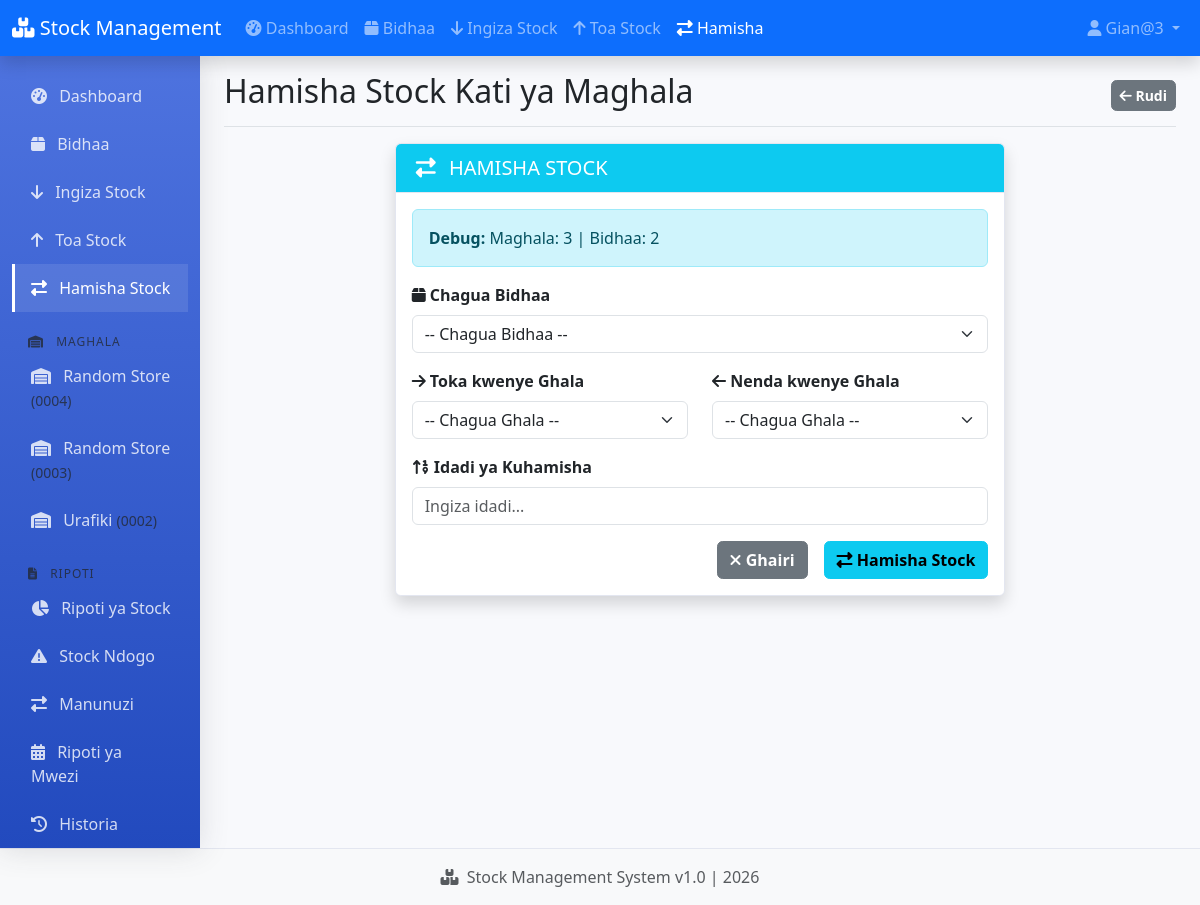
Page /transfer/ (signed in) on the committed database.
### warehouse/models.py (models this page shows, shortened)
class Warehouse(models.Model):
    name = models.CharField(max_length=200)
    code = models.CharField(max_length=20, unique=True, blank=True, null=True)
    location = models.CharField(max_length=300, blank=True)
    manager = models.ForeignKey(User, on_delete=models.SET_NULL, null=True, blank=True)
    is_active = models.BooleanField(default=True)  # <-- IMENGEZWA!
    class Meta:
        ordering = ['name']

### warehouse/views.py (the view, shortened to what this page needs)
# urls.py: path('transfer/', views.transfer_stock, name='transfer_stock'),
@login_required(login_url='/admin/login/')
def transfer_stock(request):
    warehouses = Warehouse.objects.all()
    products = Product.objects.all()
    context = {
        'warehouses': warehouses,
        'products': products,
    }
    return render(request, 'warehouse/transfer_stock.html', context)

### warehouse/context_processors.py (called while the page is built)
def warehouses(request):
    return {
        'warehouses': Warehouse.objects.all().order_by('id', 'name')
    }

### warehouse/templates/warehouse/transfer_stock.html (shortened to what this page needs)
{% extends 'warehouse/base.html' %}
{% block page_title %}Hamisha Stock Kati ya Maghala{% endblock %}
{% block page_actions %}
<a href="{% url 'dashboard' %}" class="btn btn-sm btn-secondary">
    <i class="fas fa-arrow-left"></i> Rudi
</a>
{% endblock %}
{% block content %}
<div class="container-fluid">
    <div class="row">
        <div class="col-md-8 mx-auto">
            <div class="card shadow">
                <div class="card-header bg-info text-white">
                    <h5 class="mb-0">
                        <i class="fas fa-exchange-alt me-2"></i>
                        HAMISHA STOCK
                    </h5>
                </div>
                <div class="card-body">
                    <div class="alert alert-info">
                        <strong>Debug:</strong>
                        Maghala: {{ warehouses|length }} |
                        Bidhaa: {{ products|length }}
                    </div>
                    {% if warehouses and products %}
                    <form method="post" id="transferForm">
                        <div class="mb-3">
                            <label class="form-label fw-bold">
                                <i class="fas fa-box"></i> Chagua Bidhaa
                            </label>
                            <select name="product" id="productSelect" class="form-select" required>
                                <option value="">-- Chagua Bidhaa --</option>
                            </select>
                        </div>
                        <div class="row">
                            <div class="col-md-6 mb-3">
                                <label class="form-label fw-bold">
                                    <i class="fas fa-arrow-right"></i> Toka kwenye Ghala
                                </label>
                                <select name="from_warehouse" id="fromWarehouse" class="form-select" required>
                                    <option value="">-- Chagua Ghala --</option>
                                </select>
                            </div>
                            <div class="col-md-6 mb-3">
                                <label class="form-label fw-bold">
                                    <i class="fas fa-arrow-left"></i> Nenda kwenye Ghala
                                </label>
                                <select name="to_warehouse" id="toWarehouse" class="form-select" required>
                                    <option value="">-- Chagua Ghala --</option>
                                </select>
                            </div>
                        </div>
                        <div class="mb-3">
                            <label class="form-label fw-bold">
                                <i class="fas fa-sort-numeric-up"></i> Idadi ya Kuhamisha
                            </label>
                            <input type="number" name="quantity" id="quantity"
                                   class="form-control" min="1" required
                                   placeholder="Ingiza idadi...">
                        </div>
                        <div class="d-grid gap-2 d-md-flex justify-content-md-end">
                            <a href="{% url 'dashboard' %}" class="btn btn-secondary me-md-2">
                                <i class="fas fa-times"></i> Ghairi
                            </a>
                            <button type="submit" class="btn btn-info">
                                <i class="fas fa-exchange-alt"></i> Hamisha Stock
                            </button>
                        </div>
                    </form>
                    {% endif %}
                </div>
            </div>
        </div>
    </div>
</div>
{% endblock %}

### warehouse/templates/warehouse/base.html (shortened to what this page needs)
<!DOCTYPE html>
<html lang="sw">
<head>
    <link href="https://cdn.jsdelivr.net/npm/bootstrap@5.3.0-alpha1/dist/css/bootstrap.min.css" rel="stylesheet">
    <link rel="stylesheet" href="https://cdnjs.cloudflare.com/ajax/libs/font-awesome/6.4.0/css/all.min.css">
    {% load static %}
    <link rel="stylesheet" href="{% static 'css/style.css' %}">
</head>
<body>
    <nav class="navbar navbar-expand-lg navbar-dark bg-primary shadow">
        <div class="container-fluid">
            <a class="navbar-brand" href="{% url 'dashboard' %}">
                <i class="fas fa-boxes"></i> Stock Management
            </a>
            <div class="collapse navbar-collapse" id="navbarNav">
                <ul class="navbar-nav me-auto">
                    <li class="nav-item">
                        <a class="nav-link {% if request.path == '/' %}active{% endif %}" href="{% url 'dashboard' %}">
                            <i class="fas fa-tachometer-alt"></i> Dashboard
                        </a>
                    </li>
                    <li class="nav-item">
                        <a class="nav-link {% if 'products' in request.path %}active{% endif %}" href="{% url 'product_list' %}">
                            <i class="fas fa-box"></i> Bidhaa
                        </a>
                    </li>
                    <li class="nav-item">
                        <a class="nav-link {% if 'stockin' in request.path %}active{% endif %}" href="{% url 'add_stockin' %}">
                            <i class="fas fa-arrow-down"></i> Ingiza Stock
                        </a>
                    </li>
                    <li class="nav-item">
                        <a class="nav-link {% if 'stockout' in request.path %}active{% endif %}" href="{% url 'add_stockout' %}">
                            <i class="fas fa-arrow-up"></i> Toa Stock
                        </a>
                    </li>
                    <li class="nav-item">
                        <a class="nav-link {% if 'transfer' in request.path %}active{% endif %}" href="{% url 'transfer_stock' %}">
                            <i class="fas fa-exchange-alt"></i> Hamisha
                        </a>
                    </li>
                </ul>
                <ul class="navbar-nav">
                    {% if user.is_authenticated %}
                    <li class="nav-item dropdown">
                        <a class="nav-link dropdown-toggle" href="#" id="userDropdown" role="button" data-bs-toggle="dropdown">
                            <i class="fas fa-user"></i> {{ user.username }}
                        </a>
                    </li>
                    {% else %}
                    <li class="nav-item">
                        <a class="nav-link" href="/admin/login/?next=/">
                            <i class="fas fa-sign-in-alt"></i> Login
                        </a>
                    </li>
                    {% endif %}
                </ul>
            </div>
        </div>
    </nav>
    <div class="container-fluid">
        <div class="row">
            <nav id="sidebar" class="col-md-3 col-lg-2 d-md-block bg-light sidebar">
                <div class="position-sticky pt-3">
                    <ul class="nav flex-column">
                        <li class="nav-item">
                            <a class="nav-link {% if request.path == '/' %}active{% endif %}" href="{% url 'dashboard' %}">
                                <i class="fas fa-tachometer-alt me-2"></i> Dashboard
                            </a>
                        </li>
                        <li class="nav-item">
                            <a class="nav-link {% if 'products' in request.path %}active{% endif %}" href="{% url 'product_list' %}">
                                <i class="fas fa-box me-2"></i> Bidhaa
                            </a>
                        </li>
                        <li class="nav-item">
                            <a class="nav-link {% if 'stockin' in request.path %}active{% endif %}" href="{% url 'add_stockin' %}">
                                <i class="fas fa-arrow-down me-2"></i> Ingiza Stock
                            </a>
                        </li>
                        <li class="nav-item">
                            <a class="nav-link {% if 'stockout' in request.path %}active{% endif %}" href="{% url 'add_stockout' %}">
                                <i class="fas fa-arrow-up me-2"></i> Toa Stock
                            </a>
                        </li>
                        <li class="nav-item">
                            <a class="nav-link {% if 'transfer' in request.path %}active{% endif %}" href="{% url 'transfer_stock' %}">
                                <i class="fas fa-exchange-alt me-2"></i> Hamisha Stock
                            </a>
                        </li>
                        <li class="nav-item mt-3">
                            <span class="sidebar-heading px-3 text-muted">
                                <i class="fas fa-warehouse me-2"></i> MAGHALA
                            </span>
                        </li>
                        {% for warehouse in warehouses %}
                        <li class="nav-item">
                            <a class="nav-link {% if warehouse.id|stringformat:'i' in request.path %}active{% endif %}"
                               href="{% url 'warehouse_stock' warehouse.id %}">
                                <i class="fas fa-warehouse me-2"></i> {{ warehouse.name }}
                                {% if warehouse.code %}
                                <small class="text-muted">({{ warehouse.code }})</small>
                                {% endif %}
                            </a>
                        </li>
                        {% empty %}
                        <li class="nav-item">
                            <span class="nav-link text-muted">
                                <i class="fas fa-info-circle me-2"></i> Hakuna maghala
                            </span>
                        </li>
                        {% endfor %}
                        <li class="nav-item mt-3">
                            <span class="sidebar-heading px-3 text-muted">
                                <i class="fas fa-file-alt me-2"></i> RIPOTI
                            </span>
                        </li>
                        <li class="nav-item">
                            <a class="nav-link {% if 'reports/stock' in request.path %}active{% endif %}" href="{% url 'stock_report' %}">
                                <i class="fas fa-chart-pie me-2"></i> Ripoti ya Stock
                            </a>
                        </li>
                        <li class="nav-item">
                            <a class="nav-link {% if 'reports/low-stock' in request.path %}active{% endif %}" href="{% url 'low_stock_report' %}">
                                <i class="fas fa-exclamation-triangle me-2"></i> Stock Ndogo
                            </a>
                        </li>
                        <li class="nav-item">
                            <a class="nav-link {% if 'reports/transactions' in request.path %}active{% endif %}" href="{% url 'transaction_report' %}">
                                <i class="fas fa-exchange-alt me-2"></i> Manunuzi
                            </a>
                        </li>
                        <li class="nav-item">
                            <a class="nav-link {% if 'reports/monthly' in request.path %}active{% endif %}" href="{% url 'monthly_report' %}">
                                <i class="fas fa-calendar-alt me-2"></i> Ripoti ya Mwezi
                            </a>
                        </li>
                        <li class="nav-item">
                            <a class="nav-link {% if 'transactions' in request.path %}active{% endif %}" href="{% url 'transaction_list' %}">
                                <i class="fas fa-history me-2"></i> Historia
                            </a>
                        </li>
                    </ul>
                </div>
            </nav>
            <main class="col-md-9 ms-sm-auto col-lg-10 px-md-4">
                <div class="d-flex justify-content-between flex-wrap flex-md-nowrap align-items-center pt-3 pb-2 mb-3 border-bottom">
                    <h1 class="h2">{% block page_title %}Dashboard{% endblock %}</h1>
                    <div class="btn-toolbar mb-2 mb-md-0">
                        {% block page_actions %}{% endblock %}
                    </div>
                </div>
                {% block content %}
                {% endblock %}
            </main>
        </div>
    </div>
    <footer class="footer mt-auto py-3 bg-light">
        <div class="container text-center">
            <span class="text-muted">
                <i class="fas fa-boxes me-1"></i> Stock Management System v1.0 |
                {% now "Y" %}
            </span>
        </div>
    </footer>
    {% load static %}
</body>
</html>

### static/css/style.css (style rules this page uses)
:root { --primary: #4e73df; --secondary: #858796; --success: #1cc88a; --warning: #f6c23e; --danger: #e74a3b; --light: #f8f9fc; --dark: #5a5c69; }
body { font-family: 'Nunito', 'Segoe UI', Arial, sans-serif; background-color: #f8f9fc; }
.sidebar { background: linear-gradient(180deg, #4e73df 0%, #224abe 100%); min-height: calc(100vh - 56px); box-shadow: 0 0.15rem 1.75rem 0 rgba(58, 59, 69, 0.15); }
.sidebar .nav-link { color: rgba(255, 255, 255, 0.8); font-weight: 500; padding: 0.75rem 1rem; border-left: 3px solid transparent; transition: all 0.3s; }
.sidebar .nav-link.active { color: #fff; background: rgba(255, 255, 255, 0.1); border-left-color: #fff; }
.sidebar-heading { color: rgba(255, 255, 255, 0.4); font-size: 0.75rem; text-transform: uppercase; letter-spacing: 1px; }
.card { border: 1px solid #e3e6f0; border-radius: 0.35rem; box-shadow: 0 0.15rem 1.75rem 0 rgba(58, 59, 69, 0.15); }
.card-header { background-color: #f8f9fc; border-bottom: 1px solid #e3e6f0; padding: 0.75rem 1.25rem; }
.btn { border-radius: 0.35rem; font-weight: 600; }
.footer { background-color: #fff; border-top: 1px solid #e3e6f0; }
.card { transition: transform 0.3s ease, box-shadow 0.3s ease; }

### rows in the picture
Warehouse: name "Random Store", code "0004"
Warehouse: name "Random Store", code "0003"
Warehouse: name "Urafiki", code "0002"

### other values in the picture
{{ user.username }} "Gian@3"
{{ warehouses|length }} "3"
{{ products|length }} "2"
